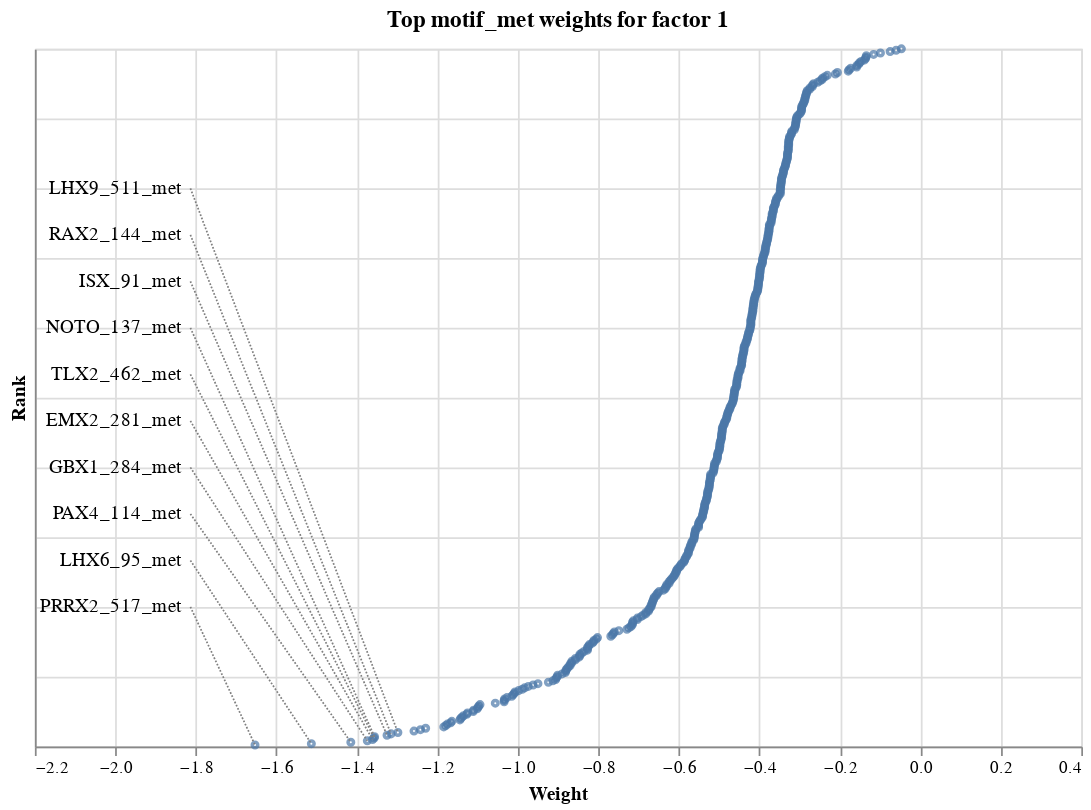

The code cell stored with this chart in its notebook:
### Code cell
plot_weights(model, "motif_met")

### Figure 1 — Vega specification as saved in the notebook (floating-point values rounded to 4 significant figures; data arrays with more than 128 entries replaced by an {"elided": "..."} marker saying what was removed)
{"$schema": "https://vega.github.io/schema/vega/v5.json", "data": [{"name": "source_0", "values": {"elided": "500 records"}}, {"name": "source_1", "values": []}, {"name": "source_2", "values": [{"feature": "PRRX2_517_met", "label_x": -1.814, "label_y": 100.0}, {"feature": "LHX6_95_met", "label_x": -1.814, "label_y": 133.3}, {"feature": "PAX4_114_met", "label_x": -1.814, "label_y": 166.7}, {"feature": "GBX1_284_met", "label_x": -1.814, "label_y": 200.0}, {"feature": "EMX2_281_met", "label_x": -1.814, "label_y": 233.3}, {"feature": "TLX2_462_met", "label_x": -1.814, "label_y": 266.7}, {"feature": "NOTO_137_met", "label_x": -1.814, "label_y": 300.0}, {"feature": "ISX_91_met", "label_x": -1.814, "label_y": 333.3}, {"feature": "RAX2_144_met", "label_x": -1.814, "label_y": 366.7}, {"feature": "LHX9_511_met", "label_x": -1.814, "label_y": 400.0}]}, {"name": "source_3", "values": []}, {"name": "source_4", "values": [{"label_x": -1.814, "label_y": 100.0, "rank": 1, "weight": -1.653}, {"label_x": -1.814, "label_y": 133.3, "rank": 2, "weight": -1.513}, {"label_x": -1.814, "label_y": 166.7, "rank": 3, "weight": -1.415}, {"label_x": -1.814, "label_y": 200.0, "rank": 4, "weight": -1.374}, {"label_x": -1.814, "label_y": 233.3, "rank": 5, "weight": -1.361}, {"label_x": -1.814, "label_y": 266.7, "rank": 6, "weight": -1.357}, {"label_x": -1.814, "label_y": 300.0, "rank": 7, "weight": -1.356}, {"label_x": -1.814, "label_y": 333.3, "rank": 8, "weight": -1.325}, {"label_x": -1.814, "label_y": 366.7, "rank": 9, "weight": -1.315}, {"label_x": -1.814, "label_y": 400.0, "rank": 10, "weight": -1.298}]}], "marks": [{"type": "symbol", "name": "layer_0_marks", "from": {"data": "source_0"}, "encode": {"update": {"fill": {"value": "transparent"}, "size": {"value": 10}, "stroke": {"value": "#4c78a8"}, "y": {"field": "rank", "scale": "y"}, "opacity": {"value": 0.7}, "x": {"field": "weight", "scale": "x"}}}, "style": ["point"]}, {"type": "text", "name": "layer_1_marks", "from": {"data": "source_1"}, "encode": {"update": {"fill": {"value": "black"}, "text": {"signal": "isValid(datum[\"feature\"]) ? datum[\"feature\"] : \"\"+datum[\"feature\"]"}, "align": {"value": "left"}, "dx": {"value": 5}, "y": {"field": "label_y", "scale": "y"}, "x": {"field": "label_x", "scale": "x"}, "baseline": {"value": "middle"}}}, "style": ["text"]}, {"type": "text", "name": "layer_2_marks", "from": {"data": "source_2"}, "encode": {"update": {"x": {"field": "label_x", "scale": "x"}, "align": {"value": "right"}, "y": {"field": "label_y", "scale": "y"}, "dx": {"value": -5}, "baseline": {"value": "middle"}, "fill": {"value": "black"}, "text": {"signal": "isValid(datum[\"feature\"]) ? datum[\"feature\"] : \"\"+datum[\"feature\"]"}}}, "style": ["text"]}, {"type": "rule", "name": "layer_3_marks", "from": {"data": "source_3"}, "encode": {"update": {"strokeDash": {"value": [1, 1]}, "x2": {"field": "weight", "scale": "x"}, "y2": {"field": "rank", "scale": "y"}, "x": {"field": "label_x", "scale": "x"}, "y": {"field": "label_y", "scale": "y"}, "stroke": {"value": "gray"}}}, "style": ["rule"]}, {"type": "rule", "name": "layer_4_marks", "from": {"data": "source_4"}, "encode": {"update": {"x": {"field": "label_x", "scale": "x"}, "x2": {"field": "weight", "scale": "x"}, "y": {"field": "label_y", "scale": "y"}, "stroke": {"value": "gray"}, "y2": {"field": "rank", "scale": "y"}, "strokeDash": {"value": [1, 1]}}}, "style": ["rule"]}], "scales": [{"name": "x", "type": "linear", "domain": [-2.055, 0.3549], "range": [0, {"signal": "width"}], "nice": true, "zero": true}, {"name": "y", "type": "linear", "domain": {"fields": [{"data": "source_0", "field": "rank"}, {"data": "source_1", "field": "label_y"}, {"data": "source_2", "field": "label_y"}, {"data": "source_3", "field": "label_y"}, {"data": "source_3", "field": "rank"}, {"data": "source_4", "field": "label_y"}, {"data": "source_4", "field": "rank"}]}, "range": [{"signal": "height"}, 0], "nice": true, "zero": true}], "axes": [{"scale": "x", "tickCount": {"signal": "ceil(width/40)"}, "aria": false, "orient": "bottom", "domain": false, "ticks": false, "grid": true, "maxExtent": 0, "labels": false, "gridScale": "y", "minExtent": 0, "zindex": 0}, {"scale": "y", "grid": true, "maxExtent": 0, "minExtent": 0, "aria": false, "labels": false, "ticks": false, "gridScale": "x", "zindex": 0, "orient": "left", "domain": false, "tickCount": {"signal": "ceil(height/40)"}}, {"scale": "x", "labelFlush": true, "orient": "bottom", "title": "Weight", "grid": false, "labelOverlap": true, "tickCount": {"signal": "ceil(width/40)"}, "zindex": 0}, {"scale": "y", "orient": "left", "ticks": false, "labels": false, "title": "Rank", "labelOverlap": true, "grid": false, "tickCount": {"signal": "ceil(height/40)"}, "zindex": 0}], "title": {"text": "Top motif_met weights for factor 1", "frame": "group"}, "padding": 5, "width": 600, "height": 400, "background": "white", "style": "cell"}
